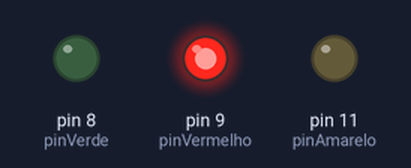
The sketch below on a simulated Arduino Uno, built with avr-gcc and run on an emulated ATmega328P. On the bench: output pins drawn as LEDs (lit = HIGH).

Above: at 3.0 s.
At 10.2 s:
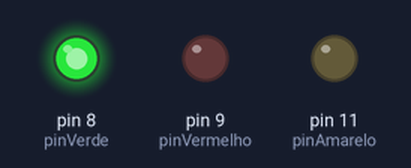
At 13.3 s:
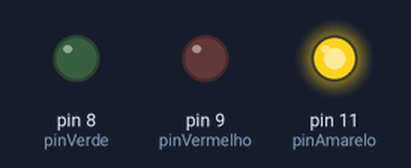
At 14.45 s:
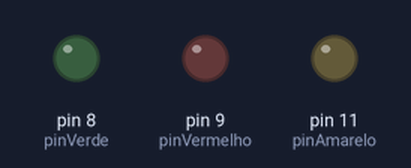
Timing chart, 0 to 19.0 s (numbered marks = the images above):
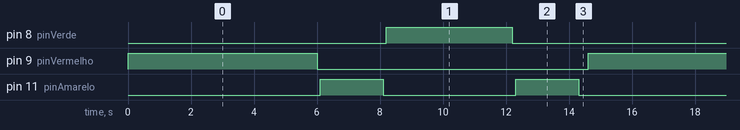

The sketch:

semaforo.ino
```cpp
int pinVerde = 8;
int pinAmarelo = 11;
int pinVermelho = 9;

/* Criação de uma classe LED para permitir a reutilização do código em diversos leds. */
class LED {
  private:
    int pinLed;
    int tempo_ligado;
    int tempo_desligado;

  public:
    LED(int cor, int tLigado, int tDesligado) {
      pinLed = cor;
      tempo_ligado = tLigado;
      tempo_desligado = tDesligado;

      pinMode(pinLed, OUTPUT);
    }

    void ligado() {
      digitalWrite(pinLed, HIGH);
      delay(tempo_ligado);
    }

    void desligado() {
      digitalWrite(pinLed, LOW);
      delay(tempo_desligado);
    }
};

/* Instâncias da classe LED, com todas as fases do semáforo*/
LED ledVermelho(pinVermelho, 6000, 100);
LED ledAmarelo(pinAmarelo, 2000, 100);
LED ledVerde(pinVerde, 4000, 100);
LED ledAmarelo2(pinAmarelo, 2000, 100);
LED ledVermelho2(pinVermelho, 6000, 100);

void setup() {
  pinMode(pinVermelho, OUTPUT);
  pinMode(pinAmarelo, OUTPUT);
  pinMode(pinVerde, OUTPUT);
}

/* Definição do fluxo de fases do semáforo seguindo as instruções da ponderada */
void loop() {
  ledVermelho.ligado();
  ledVermelho.desligado();

  ledAmarelo.ligado();
  ledAmarelo.desligado();

  ledVerde.ligado();
  ledVerde.desligado();

  ledAmarelo2.ligado();
  ledAmarelo2.desligado();

  delay(200);
}
```

Measured:
- by itself, pin 8 (pinVerde): alternates HIGH for 4.0 s and LOW for 10.6 s
- by itself, pin 9 (pinVermelho): alternates HIGH for 6.0 s and LOW for 8.6 s
- by itself, pin 11 (pinAmarelo): repeats every 14.6 s: LOW 4.2 s, HIGH 2.0 s, LOW 6.4 s, HIGH 2.0 s
